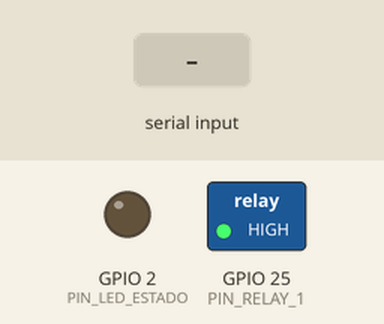
The sketch below on a simulated ESP32. Shown: switched loads named in the sketch (green lamp = pin HIGH), output pins drawn as LEDs (lit = HIGH). Dashed ring = blinking. The test bench sets the inputs (shaded band). What the sketch prints to the serial monitor is not drawn.

Above: at 2.2 s.
2.3 s: "3\n" received over Serial
At 2.8 s:
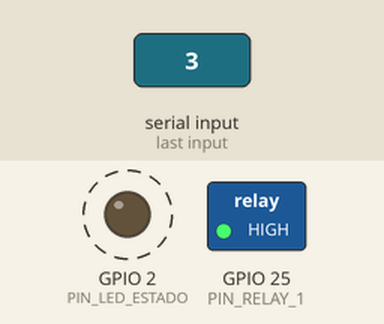
5.3 s: "1\n" received over Serial
At 6.5 s:
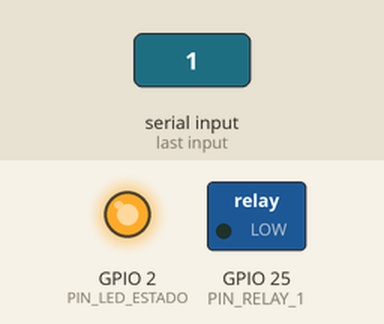
8.3 s: "2\n" received over Serial
At 9.0 s:
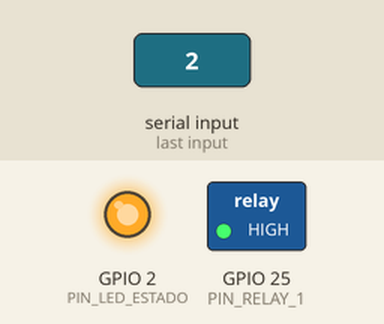
Timing chart, 0 to 11.8 s (numbered marks = the images above; inputs shaded):
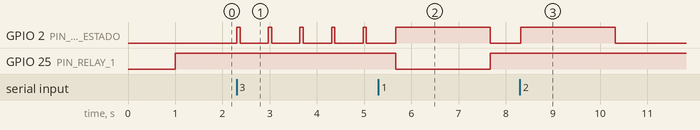

Measured:
- after the input at 2.3 s, GPIO 2 (PIN_LED_ESTADO): alternates HIGH for 0.07 s and LOW for 0.60 s, starting at once
- after the input at 5.3 s, GPIO 2 (PIN_LED_ESTADO): LOW → HIGH after 0.37 s, → LOW 2.0 s later; GPIO 25 (PIN_RELAY_1): HIGH → LOW after 0.37 s, → HIGH 2.0 s later
- after the input at 8.3 s, GPIO 2 (PIN_LED_ESTADO): LOW → HIGH at once, → LOW 2.0 s later

The sketch:

test_hardware.ino
```cpp
/**
 * Sketch de Prueba de Hardware Autónomo (Sin Servidor ni WiFi)
 * Grupo 5: Control de Sistemas y Dron
 * EEST N° 1 de Vicente López "Eduardo Ader" — 7° 2°
 *
 * Permite probar de forma interactiva y aislada:
 *   [1] Relé Canal 1 (GPIO 25)
 *   [2] Relé Canal 2 (GPIO 27)
 *   [3] LED Emisor IR (GPIO 19)
 *   [4] Sensor Receptor IR (GPIO 4)
 *   [5] Prueba Secuencial Completa
 */

#include <Arduino.h>
#include <IRsend.h>
#include <IRrecv.h>
#include <IRutils.h>

// Definición de pines bajo prueba
#define PIN_IR_LED         19
#define PIN_IR_RECV        4
#define PIN_RELAY_1        25
#define PIN_RELAY_2        -1
#define PIN_LED_ESTADO     2

// Configuración del módulo de relé (ajustar si tu placa es activo-alto)
#define RELAY_ACTIVE_LEVEL   LOW
#define RELAY_INACTIVE_LEVEL HIGH

IRsend irSend(PIN_IR_LED);
IRrecv irRecv(PIN_IR_RECV);
decode_results results;

bool modoMonitoreoReceptor = false;

void mostrarMenu() {
    Serial.println("\n============================================================");
    Serial.println("  🛠️ BANCO DE PRUEBAS DE HARDWARE — GRUPO 5");
    Serial.println("  EEST N° 1 de Vicente López \"Eduardo Ader\"");
    Serial.println("============================================================");
    Serial.println("Seleccioná una prueba enviando el número por el Monitor Serie:");
    Serial.println("  [1] Probar Relé 1 (GPIO 25) -> Conmutar 2 segundos");
    Serial.println("  [2] Probar Relé 2 (GPIO 27) -> Conmutar 2 segundos");
    Serial.println("  [3] Probar Emisor IR (GPIO 19) -> Emitir 5 ráfagas NEC");
    Serial.println("  [4] Probar Receptor IR (GPIO 4) -> Modo escucha en vivo");
    Serial.println("  [5] Prueba Integral Secuencial de todos los componentes");
    Serial.println("  [M] Volver a mostrar este menú");
    Serial.println("============================================================\n");
    Serial.print("Ingresá tu opción: ");
}

void setup() {
    Serial.begin(115200);
    delay(1000);

    // 1. Configurar Relés (inician estrictamente apagados)
    digitalWrite(PIN_RELAY_1, RELAY_INACTIVE_LEVEL);
    pinMode(PIN_RELAY_1, OUTPUT);
    digitalWrite(PIN_RELAY_1, RELAY_INACTIVE_LEVEL);

    #if defined(PIN_RELAY_2) && (PIN_RELAY_2 >= 0)
    digitalWrite(PIN_RELAY_2, RELAY_INACTIVE_LEVEL);
    pinMode(PIN_RELAY_2, OUTPUT);
    #endif
    digitalWrite(PIN_RELAY_2, RELAY_INACTIVE_LEVEL);

    // 2. Configurar LED indicador
    pinMode(PIN_LED_ESTADO, OUTPUT);
    digitalWrite(PIN_LED_ESTADO, LOW);

    // 3. Configurar IR
    irSend.begin();
    irRecv.setUnknownThreshold(12);

    mostrarMenu();
}

void probarRele1() {
    Serial.println("\n[TEST] ⚡ Probando Relé 1 (GPIO 25)...");
    Serial.println("[TEST] Encendiendo Relé 1...");
    digitalWrite(PIN_RELAY_1, RELAY_ACTIVE_LEVEL);
    digitalWrite(PIN_LED_ESTADO, HIGH);
    delay(2000);

    Serial.println("[TEST] Apagando Relé 1...");
    digitalWrite(PIN_RELAY_1, RELAY_INACTIVE_LEVEL);
    digitalWrite(PIN_LED_ESTADO, LOW);
    Serial.println("[TEST] ✓ Prueba de Relé 1 finalizada con éxito.");
}

void probarRele2() {
    Serial.println("\n[TEST] ⚡ Probando Relé 2 (GPIO 27)...");
    Serial.println("[TEST] Encendiendo Relé 2...");
    digitalWrite(PIN_RELAY_2, RELAY_ACTIVE_LEVEL);
    digitalWrite(PIN_LED_ESTADO, HIGH);
    delay(2000);

    Serial.println("[TEST] Apagando Relé 2...");
    digitalWrite(PIN_RELAY_2, RELAY_INACTIVE_LEVEL);
    digitalWrite(PIN_LED_ESTADO, LOW);
    Serial.println("[TEST] ✓ Prueba de Relé 2 finalizada con éxito.");
}

void probarEmisorIR() {
    Serial.println("\n[TEST] 📡 Probando Emisor Infrarrojo (GPIO 19)...");
    Serial.println("[TEST] Emitiendo 5 códigos NEC de prueba (0x00FF00FF)...");

    for (int i = 1; i <= 5; i++) {
        digitalWrite(PIN_LED_ESTADO, HIGH);
        irSend.sendNEC(0x00FF00FF, 32);
        digitalWrite(PIN_LED_ESTADO, LOW);
        Serial.printf("  -> Ráfaga %d/5 enviada.\n", i);
        delay(600);
    }
    Serial.println("[TEST] ✓ Emisión IR completada (verificá con la cámara de un celular el parpadeo del LED).");
}

void iniciarReceptorIR() {
    modoMonitoreoReceptor = true;
    irRecv.enableIRIn();
    Serial.println("\n============================================================");
    Serial.println("[TEST] 🎯 MODO ESCUCHA RECEPTOR IR (GPIO 4) INICIADO");
    Serial.println("Apuntá cualquier control remoto (TV, Aire, etc.) al receptor.");
    Serial.println("Enviá 'X' o cualquier letra por consola para salir de este modo.");
    Serial.println("============================================================\n");
}

void detenerReceptorIR() {
    if (modoMonitoreoReceptor) {
        irRecv.disableIRIn();
        modoMonitoreoReceptor = false;
        Serial.println("\n[TEST] Receptor IR desactivado.");
        mostrarMenu();
    }
}

void pruebaSecuencial() {
    Serial.println("\n[TEST] >>> INICIANDO PRUEBA INTEGRAL SECUENCIAL <<<");
    probarRele1();
    delay(1000);
    probarRele2();
    delay(1000);
    probarEmisorIR();
    delay(1000);
    Serial.println("[TEST] >>> FIN DE LA PRUEBA INTEGRAL <<<");
    mostrarMenu();
}

void loop() {
    // Si estamos en modo escucha del receptor IR
    if (modoMonitoreoReceptor) {
        if (irRecv.decode(&results)) {
            digitalWrite(PIN_LED_ESTADO, HIGH);
            Serial.println("------------------------------------------------------------");
            Serial.printf("✓ SEÑAL DETECTADA -> Protocolo: %s\n", typeToString(results.decode_type).c_str());
            Serial.printf("  Código Hex: 0x%s\n", resultToHexidecimal(&results).c_str());
            Serial.printf("  Bits:       %u\n", results.bits);
            Serial.println("------------------------------------------------------------");
            irRecv.resume();
            delay(100);
            digitalWrite(PIN_LED_ESTADO, LOW);
        }

        // Salir si el usuario envía algo
        if (Serial.available()) {
            Serial.readString(); // Limpiar buffer
            detenerReceptorIR();
        }
        return;
    }

    // Menú principal por Serial
    if (Serial.available()) {
        char opcion = Serial.read();

        // Ignorar saltos de línea
        if (opcion == '\r' || opcion == '\n' || opcion == ' ') {
            return;
        }

        switch (opcion) {
            case '1': probarRele1(); break;
            case '2': probarRele2(); break;
            case '3': probarEmisorIR(); break;
            case '4': iniciarReceptorIR(); break;
            case '5': pruebaSecuencial(); break;
            case 'm':
            case 'M': mostrarMenu(); break;
            default:
                Serial.printf("\n⚠️ Opción '%c' no válida.\n", opcion);
                mostrarMenu();
                break;
        }
    }

    delay(20);
}
```
